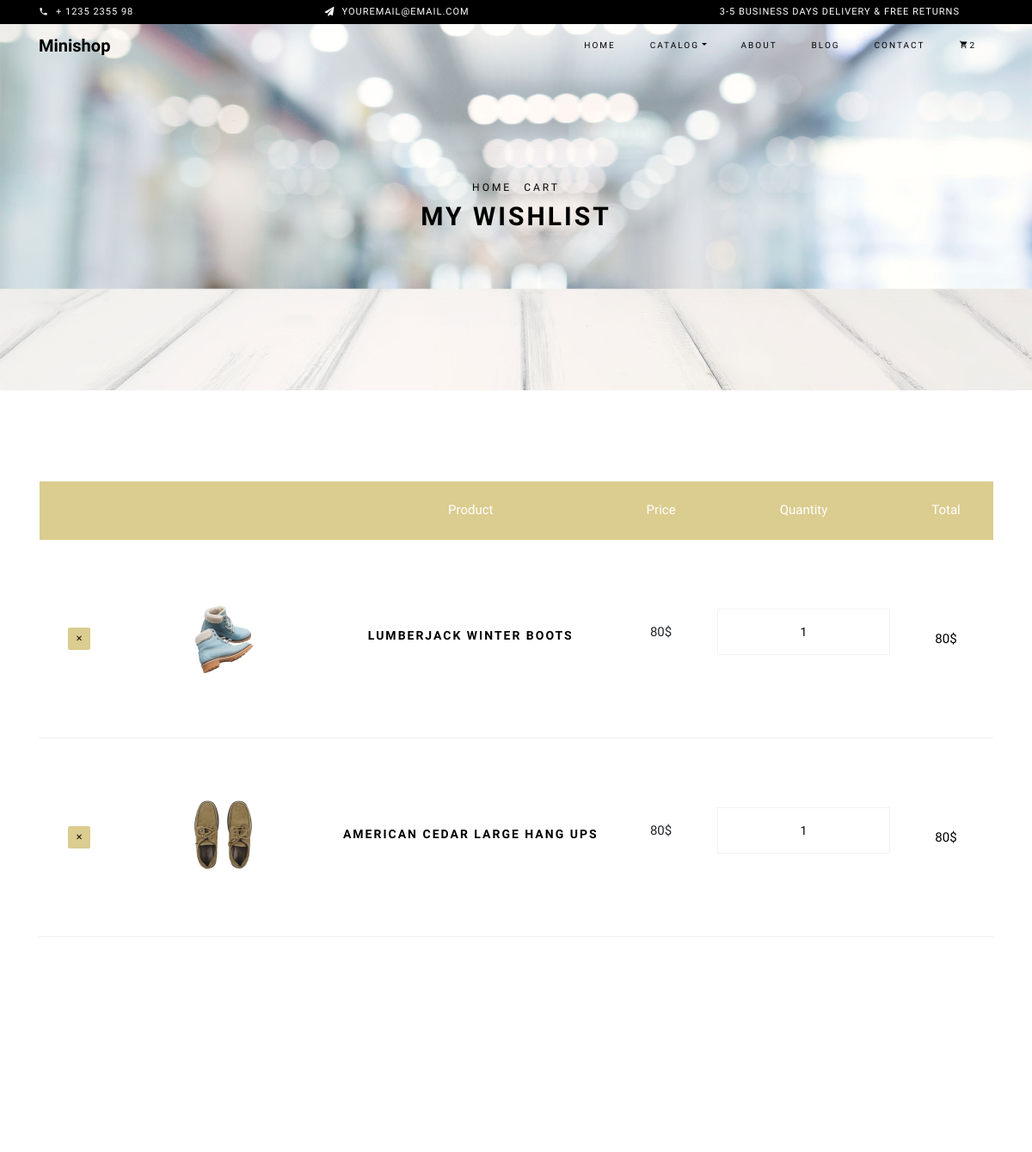
Before: /cart/ (upper part) with the older database file.
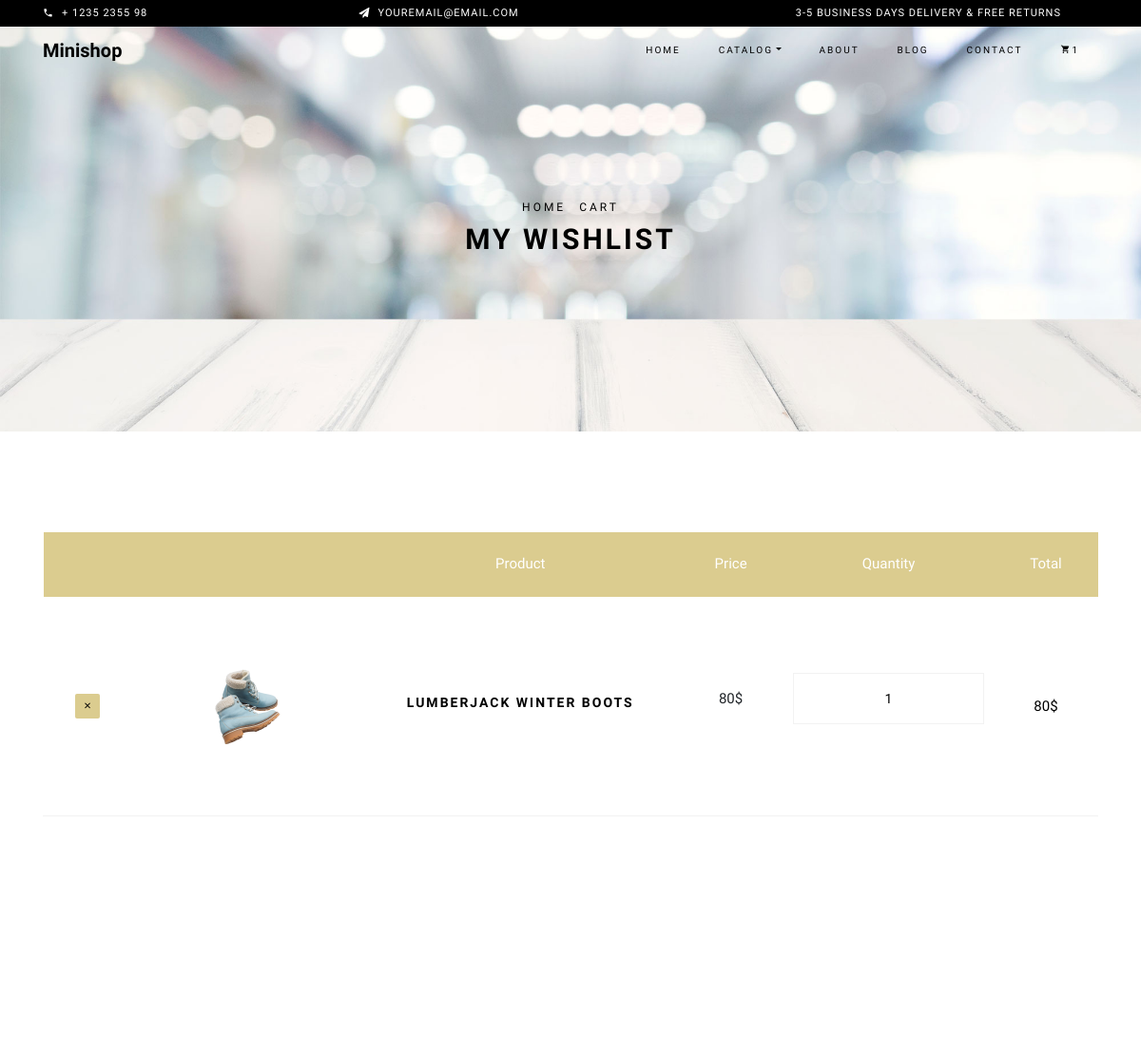
After: the same page with the newer database file.
### main_page/models.py (models this page shows, shortened)
class CartItem(models.Model):
    user = models.ForeignKey(User, on_delete=models.CASCADE,null=True)
    tovar = models.ForeignKey(Tovars, on_delete=models.CASCADE, verbose_name='товар')
    quantity = models.PositiveIntegerField(verbose_name='кількість', default=1)
    size = models.ForeignKey(Size, on_delete=models.SET_NULL, null=True, verbose_name='розмір')
    def get_total(self):
        return self.tovar.get_discounted_price() * self.quantity

class Tovars(models.Model):
    name = models.TextField(max_length=30,verbose_name='назва')
    price = models.IntegerField(verbose_name='ціна')
    desc = models.TextField(max_length=1000,verbose_name='опис')
    manufacter = models.TextField(max_length=1000,verbose_name='мануфактура')
    img = models.ImageField(verbose_name='фото товару')
    sizes = models.ManyToManyField(Size,verbose_name='розміри',blank=True)
    type = models.ForeignKey(Type,verbose_name='вид', on_delete=models.CASCADE,blank=True,null=True)
    tag = models.ManyToManyField(Tag,verbose_name='теги')
    avaible = models.IntegerField(verbose_name='кількість',null=True)
    def get_discounted_price(self):
        try:
            skidka = Skidka_Tovar.objects.get(old=self)
            return skidka.price_new  # Возвращаем новую цену со скидкой
        except Skidka_Tovar.DoesNotExist:
            return self.price  # Если скидки нет, возвращаем обычную цену

class Skidka_Tovar(models.Model):
    price_new = models.IntegerField(verbose_name='нова ціна')
    old = models.ManyToManyField(Tovars,verbose_name='товар')

### main_page/views.py (the view)
# urls.py: path('cart/', views.cart, name='cart'),
def cart(request):
    order = CartItem.objects.all()
    gallery = Gallery.objects.all()
    total_sum = sum(item.get_total() for item in order)
    cart_count = sum(item.quantity for item in order)
    context = {
        'gallery': gallery,
        'order': order,
        'total_sum': total_sum,
        'cart_count': cart_count,
    }
    return render(request, 'html_files/cart.html', context)

### templates/html_files/cart.html (shortened to what this page needs)
{% extends 'html_files/base.html' %}
{% load static %}
{% block content %}
    <div class="hero-wrap hero-bread" style="background-image: url({% static 'blog/images/bg_6.jpg' %});">
      <div class="container">
        <div class="row no-gutters slider-text align-items-center justify-content-center">
          <div class="col-md-9 ftco-animate text-center">
          	<p class="breadcrumbs"><span class="mr-2"><a href="{% url 'main_page:index' %}">Home</a></span> <span>Cart</span></p>
            <h1 class="mb-0 bread">My Wishlist</h1>
          </div>
        </div>
      </div>
    </div>
    <section class="ftco-section ftco-cart">
			<div class="container">
				<div class="row">
    			<div class="col-md-12 ftco-animate">
    				<div class="cart-list">
	    				<table class="table">
						    <thead class="thead-primary">
						      <tr class="text-center">
						        <th>&nbsp;</th>
						        <th>&nbsp;</th>
						        <th>Product</th>
						        <th>Price</th>
						        <th>Quantity</th>
						        <th>Total</th>
						      </tr>
						    </thead>
						    <tbody>
						    {% for o in order.all %}
							<tr class="text-center">
						        <td class="product-remove"><a href="{% url 'main_page:remove_item' item_id=o.id %}"><span class="ion-ios-close"></span></a></td>
						       <td class="image-prod"><div class="img" style="background-image: url('{{ o.tovar.img.url }}');"></div></td>
						        <td class="product-name">
						        	<h3>{{ o.tovar.name }}</h3>
						        </td>
						   <td class="pricing">
    <p class="price">
        {% if o.tovar.get_discounted_price != o.tovar.price %}
            <span class="price-sale">{{ o.tovar.get_discounted_price }}$</span>
        {% else %}
            <span>{{ o.tovar.price }}$</span>
        {% endif %}
    </p>
</td>
						        <td class="quantity">
						        	<div class="input-group mb-3">
					             	<input type="text" name="quantity" class="quantity form-control input-number" value="{{ o.quantity}}" min="1" max="100" readonly>
					          	</div>
					          </td>
						        <td class="total">{{ o.get_total }}$</td>
						      </tr>
								{% endfor %}
						    </tbody>
						  </table>
					  </div>
    			</div>
    		</div>
    		<div class="row justify-content-start">
    		</div>
			</div>
		</section>
{% endblock %}

### templates/html_files/base.html (shortened to what this page needs)
<!DOCTYPE html>
<html lang="en">
  <head>
      {% load static %}
    <link rel="stylesheet" href="{% static 'blog/css/open-iconic-bootstrap.min.css' %}">
    <link rel="stylesheet" href="{% static 'blog/css/animate.css' %}">
    <link rel="stylesheet" href="{% static 'blog/css/owl.carousel.min.css' %}">
    <link rel="stylesheet" href="{% static 'blog/css/owl.theme.default.min.css' %}">
    <link rel="stylesheet" href="{% static 'blog/css/magnific-popup.css' %}">
    <link rel="stylesheet" href="{% static 'blog/css/aos.css' %}">
    <link rel="stylesheet" href="{% static 'blog/css/ionicons.min.css' %}">
    <link rel="stylesheet" href="{% static 'blog/css/bootstrap-datepicker.css' %}">
    <link rel="stylesheet" href="{% static 'blog/css/jquery.timepicker.css' %}">
    <link rel="stylesheet" href="{% static 'blog/css/flaticon.css' %}">
    <link rel="stylesheet" href="{% static 'blog/css/icomoon.css' %}">
    <link rel="stylesheet" href="{% static 'blog/css/style.css' %}">
  </head>
  <body class="goto-here">
  {% include 'html_files/nav.html' %}
  {% block content %}{% endblock %}
  </body>
</html>

### templates/html_files/nav.html (shortened to what this page needs)
<div class="py-1 bg-black">
    	<div class="container">
    		<div class="row no-gutters d-flex align-items-start align-items-center px-md-0">
	    		<div class="col-lg-12 d-block">
		    		<div class="row d-flex">
		    			<div class="col-md pr-4 d-flex topper align-items-center">
					    	<div class="icon mr-2 d-flex justify-content-center align-items-center"><span class="icon-phone2"></span></div>
						    <span class="text">+ 1235 2355 98</span>
					    </div>
					    <div class="col-md pr-4 d-flex topper align-items-center">
					    	<div class="icon mr-2 d-flex justify-content-center align-items-center"><span class="icon-paper-plane"></span></div>
						    <span class="text">youremail@email.com</span>
					    </div>
					    <div class="col-md-5 pr-4 d-flex topper align-items-center text-lg-right">
						    <span class="text">3-5 Business days delivery &amp; Free Returns</span>
					    </div>
				    </div>
			    </div>
		    </div>
		  </div>
    </div>
    <nav class="navbar navbar-expand-lg navbar-dark ftco_navbar bg-dark ftco-navbar-light" id="ftco-navbar">
	    <div class="container">
	      <a class="navbar-brand" href="{% url 'main_page:index' %}">Minishop</a>
	      <div class="collapse navbar-collapse" id="ftco-nav">
	        <ul class="navbar-nav ml-auto">
	          <li class="nav-item active"><a href="{% url 'main_page:index' %}" class="nav-link">Home</a></li>
	          <li class="nav-item dropdown">
              <a class="nav-link dropdown-toggle" href="#" id="dropdown04" data-toggle="dropdown" aria-haspopup="true" aria-expanded="false">Catalog</a>
            </li>
	          <li class="nav-item"><a href="{% url 'main_page:about' %}" class="nav-link">About</a></li>
	          <li class="nav-item"><a href="{% url 'blog_page:blog' %}" class="nav-link">Blog</a></li>
	          <li class="nav-item"><a href="{% url 'main_page:contact' %}" class="nav-link">Contact</a></li>
	          <li class="nav-item cta cta-colored"><a href="{% url 'main_page:cart' %}" class="nav-link"><span class="icon-shopping_cart"></span>{{ cart_count }}</a></li>
	        </ul>
	      </div>
	    </div>
	  </nav>

### static/blog/css/icomoon.css (style rules this page uses)
[class^="icon-"], [class*=" icon-"] { font-family: 'icomoon' !important; speak: none; font-style: normal; font-weight: normal; font-variant: normal; text-transform: none; line-height: 1; -webkit-font-smoothing: antialiased; -moz-osx-font-smoothing: grayscale; }
.icon-paper-plane:before { content: "\f1d8"; }
.icon-phone2:before { content: "\e0cd"; }
.icon-shopping_cart:before { content: "\e8cc"; }

Changed rows visible on the page:
removed CartItem: tovar.img (picture), tovar.name "AMERICAN CEDAR LARGE HANG UPS", tovar.get_discounted_price "80", quantity "1", get_total "80"
Other visible differences:
{{ cart_count }}: "2" → "1"
